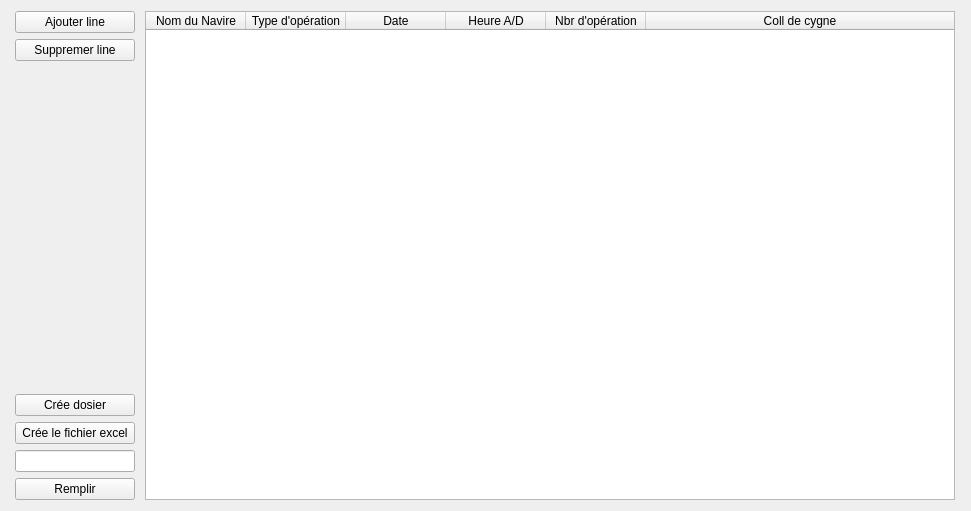
            <widget class="QWidget" name="page_4">
             <property name="geometry">
              <rect>
               <x>0</x>
               <y>0</y>
               <width>971</width>
               <height>511</height>
              </rect>
             </property>
             <attribute name="label">
              <string>Suivi Traction Interne par Navire (décade)</string>
             </attribute>
             <layout class="QGridLayout" name="gridLayout_10">
              <item row="6" column="0">
               <widget class="QLineEdit" name="lineEdit_15">
                <property name="maximumSize">
                 <size>
                  <width>120</width>
                  <height>16777215</height>
                 </size>
                </property>
               </widget>
              </item>
              <item row="7" column="0">
               <widget class="QPushButton" name="pushButton_5">
                <property name="maximumSize">
                 <size>
                  <width>120</width>
                  <height>16777215</height>
                 </size>
                </property>
                <property name="text">
                 <string>Remplir</string>
                </property>
               </widget>
              </item>
              <item row="5" column="0">
               <widget class="QPushButton" name="pushButton_4">
                <property name="maximumSize">
                 <size>
                  <width>120</width>
                  <height>16777215</height>
                 </size>
                </property>
                <property name="text">
                 <string>Crée le fichier excel</string>
                </property>
               </widget>
              </item>
              <item row="0" column="0">
               <widget class="QPushButton" name="pushButton_2">
                <property name="maximumSize">
                 <size>
                  <width>120</width>
                  <height>16777215</height>
                 </size>
                </property>
                <property name="text">
                 <string>Ajouter line</string>
                </property>
               </widget>
              </item>
              <item row="1" column="0">
               <widget class="QPushButton" name="pushButton_3">
                <property name="maximumSize">
                 <size>
                  <width>120</width>
                  <height>16777215</height>
                 </size>
                </property>
                <property name="text">
                 <string>Suppremer line</string>
                </property>
               </widget>
              </item>
              <item row="4" column="0">
               <widget class="QPushButton" name="pushButton">
                <property name="maximumSize">
                 <size>
                  <width>120</width>
                  <height>16777215</height>
                 </size>
                </property>
                <property name="text">
                 <string>Crée dosier</string>
                </property>
               </widget>
              </item>
              <item row="0" column="1" rowspan="8">
               <widget class="QTableWidget" name="tableWidget_3">
                <property name="minimumSize">
                 <size>
                  <width>800</width>
                  <height>0</height>
                 </size>
                </property>
                <property name="maximumSize">
                 <size>
                  <width>810</width>
                  <height>16777215</height>
                 </size>
                </property>
                <property name="autoFillBackground">
                 <bool>false</bool>
                </property>
                <property name="dragEnabled">
                 <bool>false</bool>
                </property>
                <property name="alternatingRowColors">
                 <bool>false</bool>
                </property>
                <property name="sortingEnabled">
                 <bool>false</bool>
                </property>
                <attribute name="horizontalHeaderCascadingSectionResizes">
                 <bool>false</bool>
                </attribute>
                <attribute name="horizontalHeaderShowSortIndicator" stdset="0">
                 <bool>false</bool>
                </attribute>
                <attribute name="horizontalHeaderStretchLastSection">
                 <bool>true</bool>
                </attribute>
                <column>
                 <property name="text">
                  <string>Nom du Navire</string>
                 </property>
                </column>
                <column>
                 <property name="text">
                  <string>Type d'opération</string>
                 </property>
                </column>
                <column>
                 <property name="text">
                  <string>Date</string>
                 </property>
                </column>
                <column>
                 <property name="text">
                  <string>Heure A/D</string>
                 </property>
                </column>
                <column>
                 <property name="text">
                  <string>Nbr d'opération</string>
                 </property>
                </column>
                <column>
                 <property name="text">
                  <string>Coll de cygne</string>
                 </property>
                </column>
               </widget>
              </item>
              <item row="2" column="0">
               <spacer name="verticalSpacer">
                <property name="orientation">
                 <enum>Qt::Vertical</enum>
                </property>
                <property name="sizeHint" stdset="0">
                 <size>
                  <width>20</width>
                  <height>40</height>
                 </size>
                </property>
               </spacer>
              </item>
             </layout>
            </widget>
